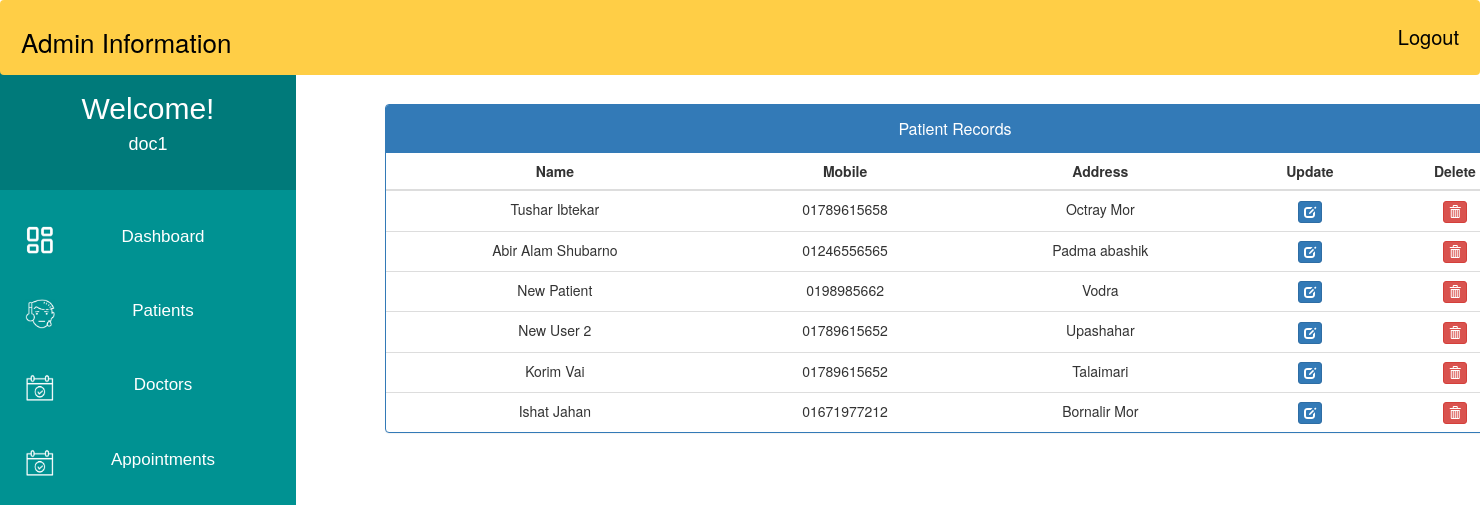
The page /admin_patient_record/ (signed in) on the database its author committed.
### MyApp/models.py (models this page shows, shortened)
class Patient(models.Model):
    user = models.OneToOneField(User, on_delete=models.CASCADE)
    Patient_First_Name = models.CharField(max_length=50, default="")
    Patient_Last_Name = models.CharField(max_length=50, default="")
    gender = models.CharField(max_length=10, choices=GENDER)
    contact = models.CharField(max_length=11)
    address = models.CharField(max_length=350)
    symptoms = models.CharField(max_length=500, default="")
    status = models.BooleanField(default=False)
    admitDate = models.DateField(auto_now=True)
    assignedDoctorId = models.PositiveIntegerField(null=True)

### MyApp/views.py (the view)
# urls.py: path('admin_patient_record/', views.admin_patient_record, name="admin_patient_record"),
@login_required(login_url='adminlogin')
def admin_patient_record(request):
    patients=Patient.objects.all().filter(status=True)
    return render(request,'MyApp/admin_patient_record.html',{'patients':patients})

### templates/MyApp/admin_patient_record.html (shortened to what this page needs)
<!DOCTYPE html>
<html lang="en">
<head>
    <link href="//netdna.bootstrapcdn.com/bootstrap/3.0.0/css/bootstrap.min.css" rel="stylesheet" id="bootstrap-css">
</head>
<body>
    {% include 'MyApp/admin_base.html' %}
    <div class="container" style="margin-left:25%; margin-right:8%; margin-top:7%;">
        <div class="panel panel-primary">
            <div class="panel-heading">
            <h6 class="panel-title" style="text-align:center; padding: 5px 0px;">Patient Records</h6>
            </div>
            <table class="table table-hover" id="dev-table">
            <thead>
                <tr>
                <th style="text-align:center;">Name</th>
                <th style="text-align:center;">Mobile</th>
                <th style="text-align:center;">Address</th>
                <th style="text-align:center;">Update</th>
                <th style="text-align:center;">Delete</th>
                </tr>
            </thead>
            {% for p in patients %}
            <tr>
                <td style="text-align:center;"> {{p.Patient_First_Name}} {{p.Patient_Last_Name}} </td>
                <td style="text-align:center;">{{p.contact}}</td>
                <td style="text-align:center;">{{p.address}}</td>
                <td style="text-align:center;"><a class="btn btn-primary btn-xs" href="{% url 'MyApp:update_patient' p.id%}"><span class="glyphicon glyphicon-edit"></span></a></td>
                <td style="text-align:center;"><a class="btn btn-danger btn-xs" href="{% url 'MyApp:delete_patient' p.id %}"><span class="glyphicon glyphicon-trash"></span></a></td>
            </tr>
            {% endfor %}
            </table>
        </div>
    </div>
</body>
</html>

### templates/MyApp/admin_base.html (shortened to what this page needs)
<!DOCTYPE html>
{% load staticfiles %}
<html lang="en">
<head>
</head>
<body>
    <div class="navbar">
        <a>Admin Information</a>
        <a href="{% url 'MyApp:logout' %}" class="logoutbtn" style="font-size:18px, text-align: center;">Logout</a>
    </div>
     <div class="sidebar">
        <div class="userprofile">
            <h2 style="color:white; font-family:sans-serif; padding-top:25px; text-align:center; margin:0px;">Welcome!</h2>
            <h4 style="color:white; font-family:sans-serif; text-align:center; padding-bottom:35px;">{{request.user.username}}</h4>
        </div>
        <a href="{% url 'MyApp:admin_dashboard' %}"><img class="icon" src="{% static "images/PDash.png" %}">Dashboard</a>
        <a href="{% url 'MyApp:admin_patient' %}"><img class="icon" src="{% static "images/PIcon.png" %}">Patients</a>
        <a href="{% url 'MyApp:admin_doctor' %}"><img class="icon" src="{% static "images/ApptIcon.png" %}">Doctors</a>
        <a href="{% url 'MyApp:admin_appointment' %}"><img class="icon" src="{% static "images/ApptIcon.png" %}">Appointments</a>
    </div>
</body>
</html>

### templates/MyApp/admin_base.html (style rules this page uses)
body { background-color: rgb(255, 255, 255); padding: 0px; margin-top: 0px; margin-left: 0px; margin-right: 0px; margin-bottom: 0px; }
.navbar { overflow: hidden; background-color: rgb(255, 206, 70); height:75px; width:100%; padding-top:22px; z-index:1; top:0; position:fixed; display:block; }
.navbar a { float: left; display:block; font-size: 26px; color: black; text-align: center; padding-left:20px; text-decoration: none; }
.navbar .logoutbtn { float: right; display:block; font-size: 20px; color: black; text-align: center; padding-right:20px; text-decoration: none; }
.sidebar .userprofile { background-color: rgb(0, 122, 122); }
.sidebar { margin-top: 0px; padding-top: 0px; width: 20%; text-align: center; height=100vh; background-color: rgb(0, 146, 146); font-family: sans-serif; font-size:17px; font-weight: normal; position: fixed; top: 67px; left: 0; bottom: 0; }
.sidebar a { display: block; color: white; padding: 25px; text-decoration: none; }
.icon { float:left; width:30px; height:30px; }

### rows shown on the page
Patient: Patient_First_Name "Tushar", Patient_Last_Name "Ibtekar", contact "01789615658", address "Octray Mor"
Patient: Patient_First_Name "Abir Alam", Patient_Last_Name "Shubarno", contact "01246556565", address "Padma abashik"
Patient: Patient_First_Name "New", Patient_Last_Name "Patient", contact "0198985662", address "Vodra"
Patient: Patient_First_Name "New", Patient_Last_Name "User 2", contact "01789615652", address "Upashahar"
Patient: Patient_First_Name "Korim", Patient_Last_Name "Vai", contact "01789615652", address "Talaimari"
Patient: Patient_First_Name "Ishat", Patient_Last_Name "Jahan", contact "01671977212", address "Bornalir Mor"

### other values the page prints
{{ request.user.username }} "doc1"
